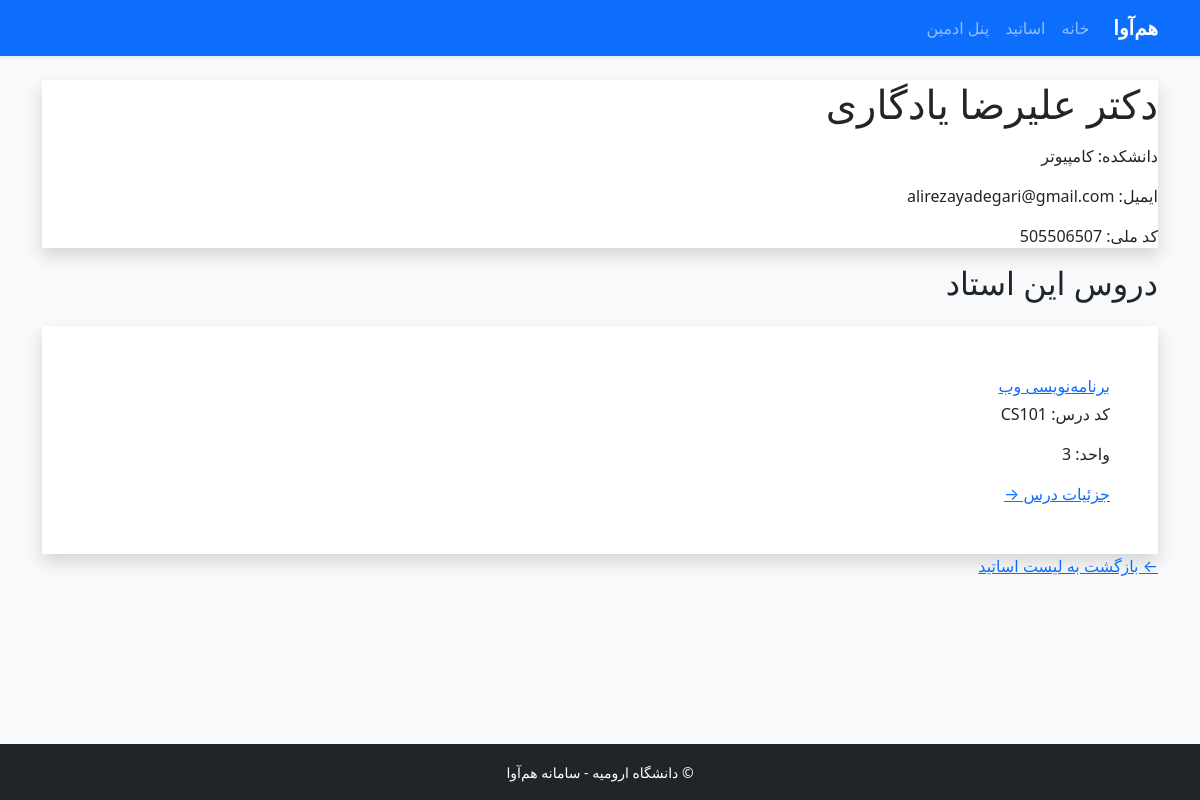
/computer/professors/6/, run on the app's committed database.
### computer/models.py (models this page shows, shortened)
class Professor(models.Model):
    first_name = models.CharField(max_length=50, verbose_name="نام")
    last_name = models.CharField(max_length=50, verbose_name="نام خانوادگی")
    national_code = models.CharField(max_length=10, unique=True, verbose_name="کد ملی")
    email = models.EmailField(verbose_name="ایمیل")
    department = models.CharField(max_length=100, verbose_name="دانشکده")
    def __str__(self):
        return f"دکتر {self.first_name} {self.last_name}"
    class Meta:
        verbose_name = "استاد"
        verbose_name_plural = "اساتید"

class Course(models.Model):
    title = models.CharField(max_length=100, verbose_name="عنوان درس")
    code = models.CharField(max_length=10, unique=True, verbose_name="کد درس")
    units = models.PositiveIntegerField(default=3, verbose_name="تعداد واحد")
    description = models.TextField(blank=True, verbose_name="توضیحات")
    professor = models.ForeignKey(
        Professor,
        on_delete=models.CASCADE,
        related_name="courses",
        verbose_name="استاد",
        null=True,
        blank=True
    )
    students = models.ManyToManyField(Student, related_name="courses", blank=True, verbose_name="دانشجویان")
    class Meta:
        verbose_name = "درس"
        verbose_name_plural = "دروس"

### computer/views.py (the view)
# urls.py: path('professors/<int:pk>/', views.professor_detail, name='professor_detail'),
def professor_detail(request, pk):
    professor = get_object_or_404(Professor, pk=pk)
    courses = professor.courses.all()
    return render(request, 'computer/professor_detail.html', {
        'professor': professor,
        'courses': courses,
    })

### computer/templates/computer/professor_detail.html (shortened to what this page needs)
{% extends 'computer/base.html' %}
{% block content %}
<div class="bg-white rounded-xl shadow p-6 mb-8">
    <h1 class="text-2xl font-bold text-blue-900">دکتر {{ professor.first_name }} {{ professor.last_name }}</h1>
    <div class="mt-3 text-gray-700 space-y-1">
        <p>دانشکده: {{ professor.department }}</p>
        <p>ایمیل: {{ professor.email }}</p>
        <p>کد ملی: {{ professor.national_code }}</p>
    </div>
</div>
<h2 class="text-xl font-bold text-blue-900 mb-4">دروس این استاد</h2>
<div class="grid grid-cols-1 md:grid-cols-2 gap-6">
    {% for course in courses %}
        <div class="bg-white rounded-xl shadow hover:shadow-lg transition p-5">
            <a href="{% url 'computer:course_detail' course.pk %}"
               class="text-lg font-semibold text-blue-900 hover:text-blue-600">
                {{ course.title }}
            </a>
            <p class="text-sm text-gray-500 mt-1">کد درس: {{ course.code }}</p>
            <p class="text-sm text-gray-500">واحد: {{ course.units }}</p>
            <a href="{% url 'computer:course_detail' course.pk %}"
               class="mt-3 inline-block text-sm text-blue-700 hover:underline">
                جزئیات درس →
            </a>
        </div>
    {% empty %}
        <p class="text-gray-500">این استاد درسی ندارد.</p>
    {% endfor %}
</div>
<div class="mt-8">
    <a href="{% url 'computer:professor_list' %}" class="text-blue-700 hover:underline">
        ← بازگشت به لیست اساتید
    </a>
</div>
{% endblock %}

### data on the page
Professor: first_name "علیرضا", last_name "یادگاری", department "کامپیوتر", email "alirezayadegari@gmail.com", national_code "505506507"
Course: title "برنامه‌نویسی وب", code "CS101", units "3"
